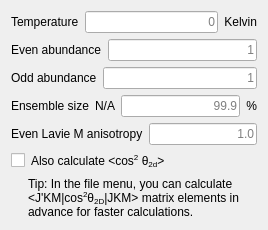
          <widget class="QWidget" name="Boltzman">
           <attribute name="title">
            <string>Boltzmann ensemble</string>
           </attribute>
           <layout class="QVBoxLayout" name="verticalLayout_5">
            <item>
             <layout class="QHBoxLayout" name="horizontalLayout_16">
              <item>
               <widget class="QLabel" name="label_6">
                <property name="text">
                 <string>Temperature</string>
                </property>
                <property name="alignment">
                 <set>Qt::AlignmentFlag::AlignLeading|Qt::AlignmentFlag::AlignLeft|Qt::AlignmentFlag::AlignVCenter</set>
                </property>
               </widget>
              </item>
              <item>
               <widget class="QLineEdit" name="Temperature">
                <property name="layoutDirection">
                 <enum>Qt::LayoutDirection::LeftToRight</enum>
                </property>
                <property name="text">
                 <string/>
                </property>
                <property name="maxLength">
                 <number>8</number>
                </property>
                <property name="alignment">
                 <set>Qt::AlignmentFlag::AlignRight|Qt::AlignmentFlag::AlignTrailing|Qt::AlignmentFlag::AlignVCenter</set>
                </property>
                <property name="placeholderText">
                 <string>0</string>
                </property>
               </widget>
              </item>
              <item>
               <widget class="QLabel" name="label_31">
                <property name="text">
                 <string>Kelvin</string>
                </property>
                <property name="alignment">
                 <set>Qt::AlignmentFlag::AlignRight|Qt::AlignmentFlag::AlignTrailing|Qt::AlignmentFlag::AlignVCenter</set>
                </property>
               </widget>
              </item>
             </layout>
            </item>
            <item>
             <layout class="QHBoxLayout" name="horizontalLayout_17">
              <item>
               <widget class="QLabel" name="label_32">
                <property name="toolTip">
                 <string>&lt;html&gt;&lt;head/&gt;&lt;body&gt;&lt;p&gt;Due to spin statistics and inversion/reflection symmetry, some rotational states either don't exists or are more abundant in nature than others.&lt;br/&gt;&lt;br/&gt;For example, the symmetric molecule CS2 can only occupy even J states, as &lt;span style=&quot; vertical-align:super;&quot;&gt;32&lt;/span&gt;S is a boson with spin 0 and the electronic ground state &lt;span style=&quot; vertical-align:super;&quot;&gt;1&lt;/span&gt;&lt;span style=&quot; font-weight:600;&quot;&gt;Σ&lt;/span&gt;&lt;span style=&quot; font-weight:600; vertical-align:sub;&quot;&gt;g&lt;/span&gt; is even. The total wavefunction should be even. It is electronic*rotational*nuclear. The nuclear and electronic parts are even, so the rotational wavefunction must also be even. O&lt;span style=&quot; vertical-align:sub;&quot;&gt;2&lt;/span&gt; can only exist in odd J states. Species with nonzero nuclear spin (e.g. H&lt;span style=&quot; vertical-align:sub;&quot;&gt;2&lt;/span&gt;) can have &amp;quot;strange&amp;quot; abundancies due to the difference between the number of odd and even nuclear states. Hydrogen for example is three times more likely to be in an odd J state than an even.&lt;/p&gt;&lt;/body&gt;&lt;/html&gt;</string>
                </property>
                <property name="frameShape">
                 <enum>QFrame::Shape::NoFrame</enum>
                </property>
                <property name="text">
                 <string>Even abundance</string>
                </property>
                <property name="alignment">
                 <set>Qt::AlignmentFlag::AlignLeading|Qt::AlignmentFlag::AlignLeft|Qt::AlignmentFlag::AlignVCenter</set>
                </property>
               </widget>
              </item>
              <item>
               <widget class="QLineEdit" name="abundanceEven">
                <property name="layoutDirection">
                 <enum>Qt::LayoutDirection::LeftToRight</enum>
                </property>
                <property name="text">
                 <string/>
                </property>
                <property name="maxLength">
                 <number>8</number>
                </property>
                <property name="alignment">
                 <set>Qt::AlignmentFlag::AlignRight|Qt::AlignmentFlag::AlignTrailing|Qt::AlignmentFlag::AlignVCenter</set>
                </property>
                <property name="placeholderText">
                 <string>1</string>
                </property>
               </widget>
              </item>
             </layout>
            </item>
            <item>
             <layout class="QHBoxLayout" name="horizontalLayout_18">
              <item>
               <widget class="QLabel" name="label_33">
                <property name="toolTip">
                 <string>&lt;html&gt;&lt;head/&gt;&lt;body&gt;&lt;p&gt;Due to spin statistics and inversion/reflection symmetry, some rotational states either don't exists or are more abundant in nature than others.&lt;br/&gt;&lt;br/&gt;For example, the symmetric molecule CS2 can only occupy even J states, as &lt;span style=&quot; vertical-align:super;&quot;&gt;32&lt;/span&gt;S is a boson with spin 0 and the electronic ground state &lt;span style=&quot; vertical-align:super;&quot;&gt;1&lt;/span&gt;&lt;span style=&quot; font-weight:600;&quot;&gt;Σ&lt;/span&gt;&lt;span style=&quot; font-weight:600; vertical-align:sub;&quot;&gt;g&lt;/span&gt; is even. The total wavefunction should be even. It is electronic*rotational*nuclear. The nuclear and electronic parts are even, so the rotational wavefunction must also be even. O&lt;span style=&quot; vertical-align:sub;&quot;&gt;2&lt;/span&gt; can only exist in odd J states. Species with nonzero nuclear spin (e.g. H&lt;span style=&quot; vertical-align:sub;&quot;&gt;2&lt;/span&gt;) can have &amp;quot;strange&amp;quot; abundancies due to the difference between the number of odd and even nuclear states. Hydrogen for example is three times more likely to be in an odd J state than an even.&lt;/p&gt;&lt;/body&gt;&lt;/html&gt;</string>
                </property>
                <property name="text">
                 <string>Odd abundance</string>
                </property>
                <property name="alignment">
                 <set>Qt::AlignmentFlag::AlignLeading|Qt::AlignmentFlag::AlignLeft|Qt::AlignmentFlag::AlignVCenter</set>
                </property>
               </widget>
              </item>
              <item>
               <widget class="QLineEdit" name="abundanceOdd">
                <property name="layoutDirection">
                 <enum>Qt::LayoutDirection::LeftToRight</enum>
                </property>
                <property name="text">
                 <string/>
                </property>
                <property name="maxLength">
                 <number>8</number>
                </property>
                <property name="alignment">
                 <set>Qt::AlignmentFlag::AlignRight|Qt::AlignmentFlag::AlignTrailing|Qt::AlignmentFlag::AlignVCenter</set>
                </property>
                <property name="placeholderText">
                 <string>1</string>
                </property>
               </widget>
              </item>
             </layout>
            </item>
            <item>
             <layout class="QHBoxLayout" name="horizontalLayout_19">
              <item>
               <widget class="QLabel" name="label_38">
                <property name="toolTip">
                 <string>&lt;html&gt;&lt;head/&gt;&lt;body&gt;&lt;p&gt;Number of ensemble states to propagate to resolve 99.9% of the partition function.&lt;/p&gt;&lt;p&gt;Note: this can be much lower than the actual number of states in a thermal ensemble. However, due to symmetry, not all ensemble memebers needs to be propagated.&lt;/p&gt;&lt;/body&gt;&lt;/html&gt;</string>
                </property>
                <property name="text">
                 <string>Ensemble size</string>
                </property>
                <property name="alignment">
                 <set>Qt::AlignmentFlag::AlignLeading|Qt::AlignmentFlag::AlignLeft|Qt::AlignmentFlag::AlignVCenter</set>
                </property>
               </widget>
              </item>
              <item>
               <widget class="QLabel" name="num_ensemble_states">
                <property name="toolTip">
                 <string>&lt;html&gt;&lt;head/&gt;&lt;body&gt;&lt;p&gt;Multiply with #FVA shells to get number of initial states to solve the Schrödinger equation for.&lt;/p&gt;&lt;/body&gt;&lt;/html&gt;</string>
                </property>
                <property name="text">
                 <string>N/A</string>
                </property>
                <property name="alignment">
                 <set>Qt::AlignmentFlag::AlignRight|Qt::AlignmentFlag::AlignTrailing|Qt::AlignmentFlag::AlignVCenter</set>
                </property>
               </widget>
              </item>
              <item>
               <widget class="QLineEdit" name="percentile">
                <property name="toolTip">
                 <string>Resolve this percentile of the Boltzmann distribution</string>
                </property>
                <property name="layoutDirection">
                 <enum>Qt::LayoutDirection::LeftToRight</enum>
                </property>
                <property name="text">
                 <string/>
                </property>
                <property name="maxLength">
                 <number>8</number>
                </property>
                <property name="alignment">
                 <set>Qt::AlignmentFlag::AlignRight|Qt::AlignmentFlag::AlignTrailing|Qt::AlignmentFlag::AlignVCenter</set>
                </property>
                <property name="placeholderText">
                 <string>99.9</string>
                </property>
               </widget>
              </item>
              <item>
               <widget class="QLabel" name="label_40">
                <property name="toolTip">
                 <string>Resolve this percentile of the Boltzmann distribution</string>
                </property>
                <property name="text">
                 <string>%</string>
                </property>
                <property name="alignment">
                 <set>Qt::AlignmentFlag::AlignRight|Qt::AlignmentFlag::AlignTrailing|Qt::AlignmentFlag::AlignVCenter</set>
                </property>
               </widget>
              </item>
             </layout>
            </item>
            <item>
             <layout class="QHBoxLayout" name="horizontalLayout_20">
              <item>
               <widget class="QLabel" name="label_41">
                <property name="toolTip">
                 <string>&lt;html&gt;&lt;head/&gt;&lt;body&gt;&lt;p&gt;The Even Lavie valve tends to supress low M states, such that the equi-partion theorem is violated. To model this, weigh each state by this factor raised to the |M|'th power. If the factor is smaller than 1, it suppresses high M states. If it is larger than 1, low M states are suppressed.&lt;/p&gt;&lt;/body&gt;&lt;/html&gt;</string>
                </property>
                <property name="text">
                 <string>Even Lavie M anisotropy</string>
                </property>
                <property name="alignment">
                 <set>Qt::AlignmentFlag::AlignLeading|Qt::AlignmentFlag::AlignLeft|Qt::AlignmentFlag::AlignVCenter</set>
                </property>
               </widget>
              </item>
              <item>
               <widget class="QLineEdit" name="ELfactor">
                <property name="toolTip">
                 <string>&lt;html&gt;&lt;head/&gt;&lt;body&gt;&lt;p&gt;The Even Lavie valve tends to supress low M states, such that the equi-partion theorem is violated. To model this, weigh each state by this factor raised to the |M|'th power. If the factor is smaller than 1, it suppresses high M states. If it is larger than 1, low M states are suppressed.&lt;/p&gt;&lt;/body&gt;&lt;/html&gt;</string>
                </property>
                <property name="layoutDirection">
                 <enum>Qt::LayoutDirection::LeftToRight</enum>
                </property>
                <property name="text">
                 <string/>
                </property>
                <property name="maxLength">
                 <number>8</number>
                </property>
                <property name="alignment">
                 <set>Qt::AlignmentFlag::AlignRight|Qt::AlignmentFlag::AlignTrailing|Qt::AlignmentFlag::AlignVCenter</set>
                </property>
                <property name="placeholderText">
                 <string>1.0</string>
                </property>
               </widget>
              </item>
             </layout>
            </item>
            <item>
             <layout class="QHBoxLayout" name="horizontalLayout_22">
              <item>
               <widget class="QCheckBox" name="cos2d">
                <property name="toolTip">
                 <string>&lt;html&gt;&lt;head/&gt;&lt;body&gt;&lt;p&gt;&amp;lt;cos&lt;span style=&quot; vertical-align:super;&quot;&gt;2&lt;/span&gt;θ&lt;span style=&quot; vertical-align:sub;&quot;&gt;2d&lt;/span&gt;&amp;gt; is typically the only available observable in an actual experiment.&lt;/p&gt;&lt;/body&gt;&lt;/html&gt;</string>
                </property>
                <property name="statusTip">
                 <string>For direct comparison with experiments</string>
                </property>
                <property name="text">
                 <string/>
                </property>
                <property name="tristate">
                 <bool>false</bool>
                </property>
               </widget>
              </item>
              <item>
               <widget class="QLabel" name="cos2dlabel">
                <property name="toolTip">
                 <string>&lt;html&gt;&lt;head/&gt;&lt;body&gt;&lt;p&gt;&amp;lt;cos&lt;span style=&quot; vertical-align:super;&quot;&gt;2&lt;/span&gt;θ&lt;span style=&quot; vertical-align:sub;&quot;&gt;2d&lt;/span&gt;&amp;gt; is typically the only available observable in an actual experiment.&lt;/p&gt;&lt;/body&gt;&lt;/html&gt;</string>
                </property>
                <property name="statusTip">
                 <string>For direct comparison with experiments</string>
                </property>
                <property name="text">
                 <string>&lt;html&gt;&lt;head/&gt;&lt;body&gt;&lt;p&gt;Also calculate &amp;lt;cos&lt;span style=&quot; vertical-align:super;&quot;&gt;2&lt;/span&gt; θ&lt;span style=&quot; vertical-align:sub;&quot;&gt;2d&lt;/span&gt;&amp;gt;&lt;/p&gt;&lt;/body&gt;&lt;/html&gt;</string>
                </property>
                <property name="textFormat">
                 <enum>Qt::TextFormat::RichText</enum>
                </property>
               </widget>
              </item>
              <item>
               <spacer name="horizontalSpacer_2">
                <property name="orientation">
                 <enum>Qt::Orientation::Horizontal</enum>
                </property>
                <property name="sizeHint" stdset="0">
                 <size>
                  <width>40</width>
                  <height>20</height>
                 </size>
                </property>
               </spacer>
              </item>
             </layout>
            </item>
            <item alignment="Qt::AlignmentFlag::AlignHCenter">
             <widget class="QLabel" name="label_5">
              <property name="sizePolicy">
               <sizepolicy hsizetype="Preferred" vsizetype="Preferred">
                <horstretch>0</horstretch>
                <verstretch>0</verstretch>
               </sizepolicy>
              </property>
              <property name="toolTip">
               <string>&lt;html&gt;&lt;head/&gt;&lt;body&gt;&lt;p&gt;If you don't, the matrix elements will be re-computed every time you calculate a trace.&lt;/p&gt;&lt;/body&gt;&lt;/html&gt;</string>
              </property>
              <property name="text">
               <string>&lt;html&gt;&lt;head/&gt;&lt;body&gt;&lt;p&gt;Tip: In the file menu, you can calculate&lt;br/&gt;&amp;lt;J'KM|cos&lt;span style=&quot; vertical-align:super;&quot;&gt;2&lt;/span&gt;θ&lt;span style=&quot; vertical-align:sub;&quot;&gt;2D&lt;/span&gt;|JKM&amp;gt; matrix elements in&lt;br/&gt;advance for faster calculations.&lt;/p&gt;&lt;/body&gt;&lt;/html&gt;</string>
              </property>
             </widget>
            </item>
           </layout>
          </widget>
